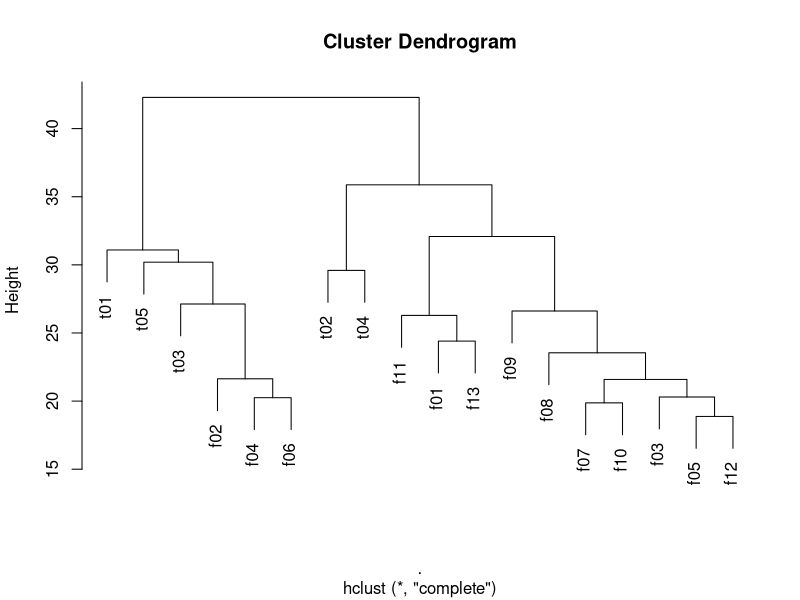

The R source for this figure:
## R4H2O: Data Science for Water Professionals
## Quiz 6

library(tidyverse)
customers <- read_csv("casestudy2/customer_survey_clean.csv")

## Question 1
cor(customers$hardship, customers$contact, use = "complete.obs")

## Question 1  
cor.test(customers$hardship, customers$contact, use = "complete.obs")

## Question 3
quality <- select(customers, starts_with("t") | starts_with("f")) %>%
  filter(complete.cases(.)) 

clust <- t(quality) %>%
  scale() %>%
  dist() %>%
  hclust()

plot(clust)

## Question 4
scores <- customers %>%
  select(survey_id, starts_with("t")) %>%
  mutate(Score = t01 + t02 + t03 + t04 + t05) 

mean(scores$Score, na.rm = TRUE)

